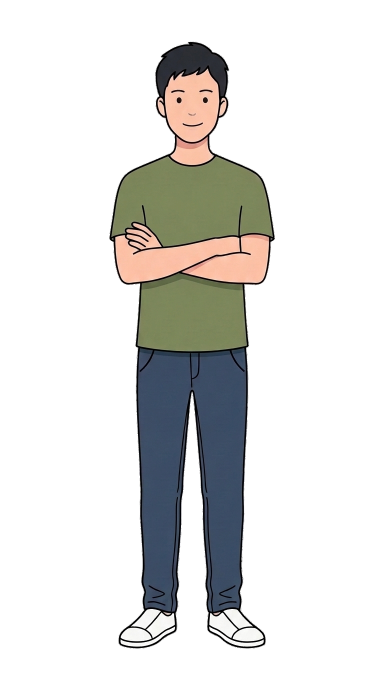
#> input picture assets/characters/1.png, 768 x 1376 px (shown at 1/2 size)
$ python -i background_probe.py   (imports and definitions only)
#> lines starting #> are read from the running program, lines starting #| are printed output that depends on the picture
#> further down, picture is the input picture: PIL image 768x1376 RGBA; mean R, G, B, A 193.5, 193.1, 190.8, 57.3
"""
Background Probe P0 (WS-D): statistiche dello sfondo dietro il testo (I/O).

- `FlatBackgroundProbe(color)` → stats costanti (tinta unita: livello 0).
- `FrameBackgroundProbe(source_path)` → 2-3 frame a bassa risoluzione
  (108x192) con ffmpeg nella finestra del chunk, stats DENTRO il text_box,
  con cache (path, t). Pronto per futuri sfondi reali (B-roll/immagini);
  oggi collegato tramite `background_source=None`.
- `compute_stats(image, box)` è puro (PIL) e riusabile nei test con immagini
  sintetiche (gradiente, rumore, scacchiera).
"""

from __future__ import annotations

import shutil
import subprocess
import tempfile


# [11 lines left out: function _hex_to_rgb, not called in this run]


def _srgb_to_linear(v: float) -> float:
    v = max(0.0, min(1.0, v))
    if v <= 0.04045:
        return v / 12.92
    return ((v + 0.055) / 1.055) ** 2.4


def compute_stats(image, box: tuple | None = None) -> dict:
    """BackgroundStats da un'immagine PIL (puro).

    Ritorna {mean_lum, std_lum, p10, p90, edge_density} con luminanze 0..1.
    `box` = (x0,y0,x1,y1) in pixel dell'immagine (None = tutta).
    Mai eccezioni (fallback piatto scuro).
    """
    flat = {"mean_lum": 0.0, "std_lum": 0.0, "p10": 0.0, "p90": 0.0, "edge_density": 0.0}
    try:
        from PIL import Image as _Image
        img = image.convert("L") if image.mode != "L" else image
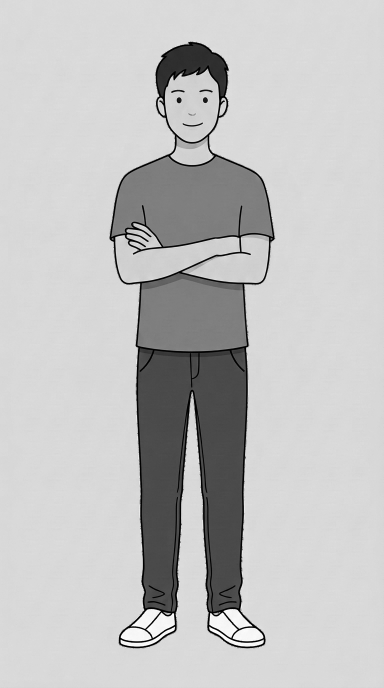
#> img: PIL image 768x1376 L (shown at 1/2 size); min 0, max 255, mean 193
        w, h = img.size
#> w = 768; h = 1376
        if box is not None:
            try:
                x0, y0, x1, y1 = (max(0, int(box[0])), max(0, int(box[1])),
                                  min(w, int(box[2])), min(h, int(box[3])))
                if x1 > x0 and y1 > y0:
                    img = img.crop((x0, y0, x1, y1))
            except (TypeError, ValueError, IndexError):
                pass
        # Downscale per velocità (max ~135x240): statistiche quasi identiche.
        try:
            if img.size[0] * img.size[1] > 135 * 240:
                img = img.resize((135, 240)) if img.size[0] < img.size[1] else img.resize((240, 135))
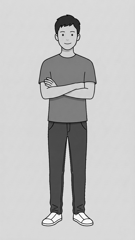
#> img: PIL image 135x240 L; min 4, max 255, mean 193
        except Exception:
            pass
        px = list(img.getdata())
#> px = 32400 items
        if not px:
            return flat
        n = len(px)
#> n = 32400
        lums = [_srgb_to_linear(v / 255.0) for v in px]
#> lums = 32400 items
        mean = sum(lums) / n
#> mean = 0.582
        var = sum((v - mean) ** 2 for v in lums) / n
#> var = 0.0503
        std = var ** 0.5
#> std = 0.224
        ordered = sorted(lums)
#> ordered = 32400 items
        p10 = ordered[max(0, int(n * 0.10) - 1)]
#> p10 = 0.0844
        p90 = ordered[min(n - 1, int(n * 0.90))]
#> p90 = 0.701
        # Edge density: media delle differenze assolute orizzontali/verticali.
        W, H = img.size
#> W = 135; H = 240
        try:
            diff = 0.0
            cnt = 0
            for y in range(0, H, 2):
                base = y * W
                for x in range(0, W - 1, 2):
                    diff += abs(lums[base + x + 1] - lums[base + x])
                    cnt += 1
#> after the loop, cnt = 8040; diff = 182.4
            for y in range(0, H - 1, 2):
                for x in range(0, W, 2):
                    diff += abs(lums[(y + 1) * W + x] - lums[y * W + x])
                    cnt += 1
#> after the loop, cnt = 16200; diff = 320.4
            edge = (diff / cnt) if cnt else 0.0
#> edge = 0.0198
        except Exception:
            edge = 0.0
        return {
            "mean_lum": round(mean, 4),
            "std_lum": round(std, 4),
            "p10": round(p10, 4),
            "p90": round(p90, 4),
            "edge_density": round(min(1.0, edge * 4.0), 4),
        }
    except Exception:
        return flat


class FlatBackgroundProbe:
    """Probe per tinta unita (oggi): stats costanti → livello 0. Puro."""

    # [14 lines left out: functions __init__, stats_for, not called in this run]

    @property
    def bg_rgb(self) -> tuple[int, int, int]:
        return self.rgb


class FrameBackgroundProbe:
    """Probe su video/immagine reale (futuri B-roll): 2-3 frame 108x192.

    `source_path` = video o immagine. `stats_for(text_box_1080x1920, t)`:
    estrae un frame a bassa risoluzione con ffmpeg al tempo t (video) e
    calcola le stats dentro il text_box riscalato. Cache (path, round(t,1)).
    Best-effort: se l'estrazione fallisce → stats piatte scure.
    """

    def __init__(self, source_path: str):
        self.source = str(source_path or "")
        self._cache: dict = {}

    # [74 lines left out: functions _extract_frame, stats_for, make_probe, not called in this run]

>>> from PIL import Image
>>> picture = Image.open('../assets/characters/1.png')
>>> result = compute_stats(picture)
#> result = {'mean_lum': 0.582, 'std_lum': 0.224, 'p10': 0.0844, 'p90': 0.701, 'edge_density': 0.0791}
